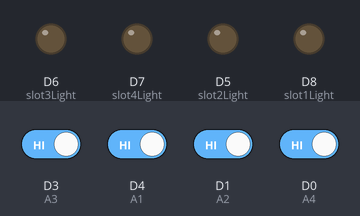
Bench run of a sketch on a simulated ESP8266 (NodeMCU). On the bench: output pins drawn as LEDs (lit = HIGH). The inputs (shaded band) are chosen by the test bench; at power-on: D0 (A4), D1 (A2), D3 (A3), D4 (A1) HIGH. WiFi joins after 1.5 s; servers stay silent unless stated; what the sketch prints to the serial monitor is not drawn.

Above: at 4.2 s.
4.3 s: D3 (A3) driven LOW
At 6.4 s:
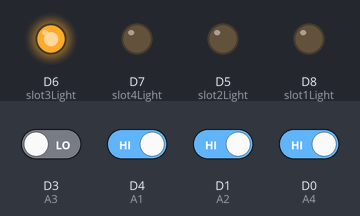
7.0 s: D4 (A1) driven LOW
At 7.9 s:
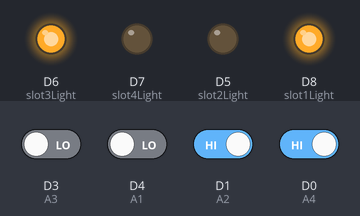
8.9 s: D1 (A2) driven LOW
At 10.3 s:
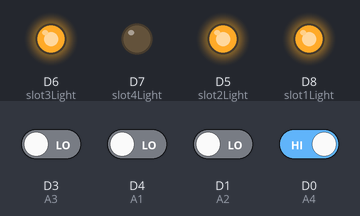
11.2 s: D0 (A4) driven LOW
At 13.4 s:
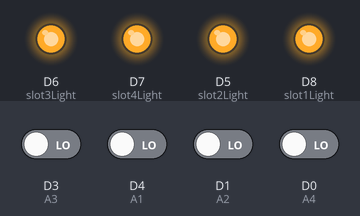
13.7 s: D3 (A3) driven HIGH
At 15.5 s:
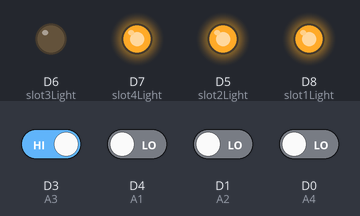
15.8 s: D4 (A1) driven HIGH
At 16.8 s:
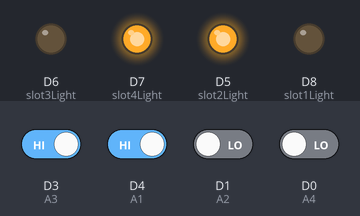
Timing chart, 0 to 18.8 s (numbered marks = the images above; inputs shaded):
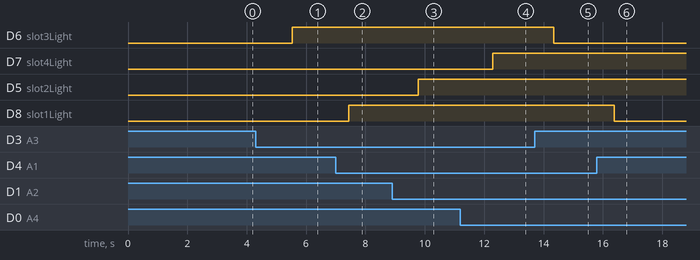

The sketch:

car_parking_iot.ino
```cpp
#include <ESP8266WiFi.h>
#include <FirebaseESP8266.h>
#define WIFI_SSID "####"
#define WIFI_PASSWORD "####"
#define FIREBASE_HOST "####"
#define FIREBASE_AUTH "####"

FirebaseData firebaseData;
#define slot1KEY "-NRdY57houxuL83j7cok";
#define slot2KEY "-NRdYRojJXhw3_aixhnM";
#define slot3KEY "--NRdYTO7yp_MbMxjhic3";
#define slot4KEY "-NRdYWXOcd8oWymDLroj";
#define A1 D4
#define A2 D1
#define A3 D3
#define A4 D0
#define slot1Light D8
#define slot2Light D5
#define slot3Light D6
#define slot4Light D7

int slot1 = 2;
int slot2 = 2;
int slot3 = 2;
int slot4 = 2;

void setup() {
  Serial.begin(9600);
  WiFi.begin(WIFI_SSID, WIFI_PASSWORD);
  Serial.println("-----------------");
  Serial.print("Connecting to WiFi  ");
  Serial.println(WIFI_SSID);
  Serial.println("");
  Serial.print(" Loading  ");
  while (WiFi.status() != WL_CONNECTED) {
    delay(1000);
    Serial.print(" 👉 ");
  }
  Serial.println("");
  Serial.print(" Wifi Connected !😊 With ");
  Serial.println(WIFI_SSID);
  Firebase.begin(FIREBASE_HOST, FIREBASE_AUTH);
  Serial.println("Firebase Connected !😊 ");
  Serial.println("-----------------");
  delay(1000);
  pinMode(A1, INPUT);
  pinMode(A2, INPUT);
  pinMode(A3, INPUT);
  pinMode(A4, INPUT);
  pinMode(slot1Light, OUTPUT);
  pinMode(slot2Light, OUTPUT);
  pinMode(slot3Light, OUTPUT);
  pinMode(slot4Light, OUTPUT);
  digitalWrite(slot1Light, LOW);
  digitalWrite(slot2Light, LOW);
  digitalWrite(slot3Light, LOW);
  digitalWrite(slot4Light, LOW);
}

void loop() {
  slot1 = digitalRead(A1);
  slot2 = digitalRead(A2);
  slot3 = digitalRead(A3);
  slot4 = digitalRead(A4);
  if (slot1 == 0) {
    Serial.println("Slot : A-1 - Car parked 😍");
    digitalWrite(slot1Light, HIGH);
    Firebase.setBool(firebaseData, "-NRdY57houxuL83j7cok", true);
  } else {
    Firebase.setBool(firebaseData, "-NRdY57houxuL83j7cok", false);
    digitalWrite(slot1Light, LOW);
    Serial.println("Slot : A-1 - Avalible 👌");
  }
  if (slot2 == 0) {
    Serial.println("Slot : A-2 - Car parked 😍");
    digitalWrite(slot2Light, HIGH);
    Firebase.setBool(firebaseData, "-NRdYRojJXhw3_aixhnM", true);
  } else {
    Serial.println("Slot : A-2 - Avalible 👌");
    digitalWrite(slot2Light, LOW);
    Firebase.setBool(firebaseData, "-NRdYRojJXhw3_aixhnM", false);
  }
  if (slot3 == 0) {
    Serial.println("Slot : A-3 - Car parked 😍");
    digitalWrite(slot3Light, HIGH);
    Firebase.setBool(firebaseData, "--NRdYTO7yp_MbMxjhic3", true);
  } else {
    Serial.println("Slot : A-3 - Avalible 👌");
    digitalWrite(slot3Light, LOW);
    Firebase.setBool(firebaseData, "--NRdYTO7yp_MbMxjhic3", false);
  }
  if (slot4 == 0) {
    Serial.println("Slot : A-4 - Car parked 😍");
    digitalWrite(slot4Light, HIGH);
    Firebase.setBool(firebaseData, "-NRdYWXOcd8oWymDLroj", true);
  } else {
    Serial.println("Slot : A-4 - Avalible 👌");
    digitalWrite(slot4Light, LOW);
    Firebase.setBool(firebaseData, "-NRdYWXOcd8oWymDLroj", false);
  }

  Serial.println("-------------------------------");
  delay(500);
}
```

Measured:
- after the input at 4.3 s, D6 (slot3Light): LOW → HIGH after 1.2 s
- after the input at 7.0 s, D8 (slot1Light): LOW → HIGH after 0.43 s
- after the input at 8.9 s, D5 (slot2Light): LOW → HIGH after 0.88 s
- after the input at 11.2 s, D7 (slot4Light): LOW → HIGH after 1.1 s
- after the input at 13.7 s, D6 (slot3Light): HIGH → LOW after 0.64 s
- after the input at 15.8 s, D8 (slot1Light): HIGH → LOW after 0.59 s
